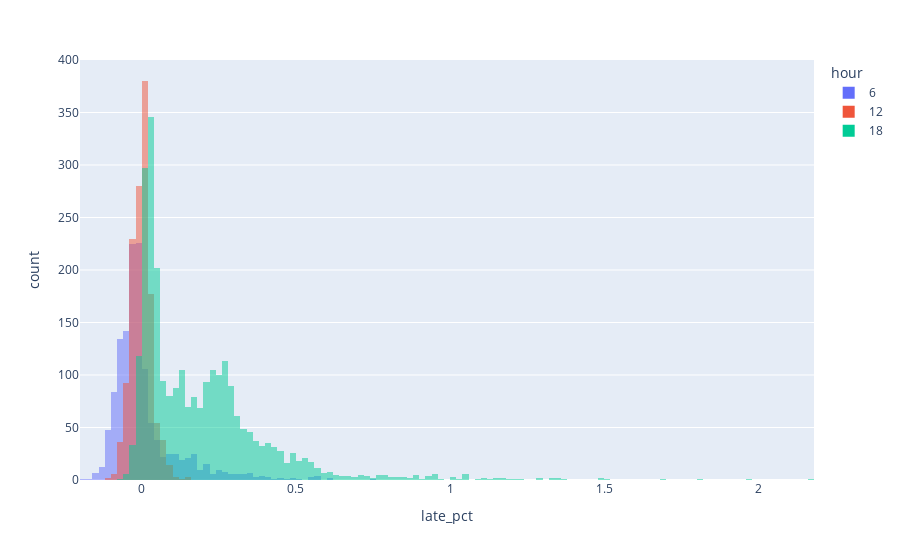

Notebook cell for this chart:
### Markdown cell above
`traffic = normal + normal * late_pct`

### Code cell
px.histogram(df_inv, x='late_pct', color='hour', barmode='overlay', opacity=.5)

### Figure 1 — Plotly figure (JSON) as saved in the notebook; plotly's stock layout.template omitted (floating-point values rounded to 4 significant figures; data arrays with more than 128 entries replaced by an {"elided": "..."} marker saying what was removed)
{"data": [{"alignmentgroup": "True", "bingroup": "x", "hovertemplate": "hour=6<br>late_pct=%{x}<br>count=%{y}<extra></extra>", "legendgroup": "6", "marker": {"color": "#636efa", "opacity": 0.5, "pattern": {"shape": ""}}, "name": "6", "offsetgroup": "6", "orientation": "v", "showlegend": true, "type": "histogram", "x": {"elided": "2632 float values"}, "xaxis": "x", "yaxis": "y"}, {"alignmentgroup": "True", "bingroup": "x", "hovertemplate": "hour=12<br>late_pct=%{x}<br>count=%{y}<extra></extra>", "legendgroup": "12", "marker": {"color": "#EF553B", "opacity": 0.5, "pattern": {"shape": ""}}, "name": "12", "offsetgroup": "12", "orientation": "v", "showlegend": true, "type": "histogram", "x": {"elided": "2632 float values"}, "xaxis": "x", "yaxis": "y"}, {"alignmentgroup": "True", "bingroup": "x", "hovertemplate": "hour=18<br>late_pct=%{x}<br>count=%{y}<extra></extra>", "legendgroup": "18", "marker": {"color": "#00cc96", "opacity": 0.5, "pattern": {"shape": ""}}, "name": "18", "offsetgroup": "18", "orientation": "v", "showlegend": true, "type": "histogram", "x": {"elided": "2632 float values"}, "xaxis": "x", "yaxis": "y"}], "layout": {"barmode": "overlay", "legend": {"title": {"text": "hour"}, "tracegroupgap": 0}, "margin": {"t": 60}, "xaxis": {"anchor": "y", "domain": [0, 1], "title": {"text": "late_pct"}}, "yaxis": {"anchor": "x", "domain": [0, 1], "title": {"text": "count"}}}}
